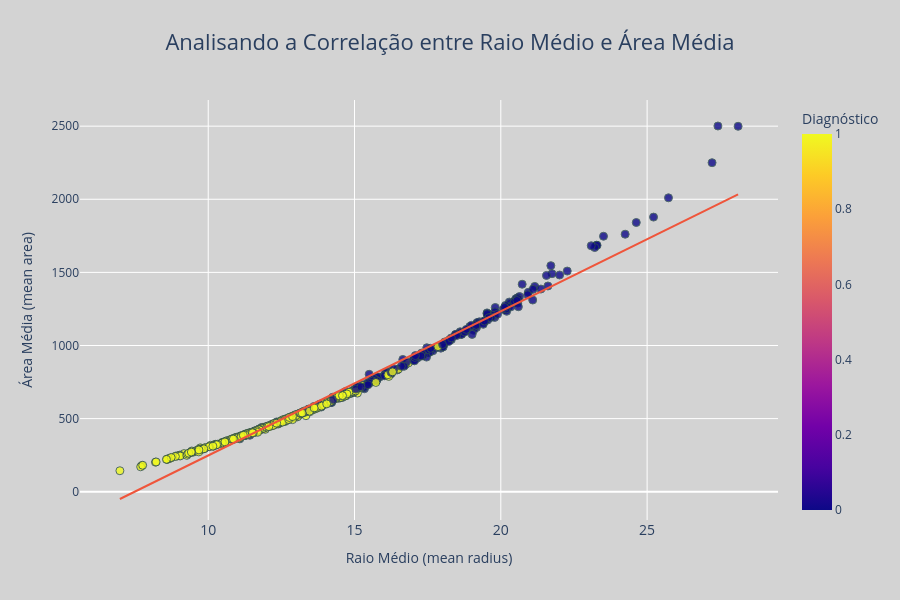

Notebook cell for this chart:
### Code cell
fig = px.scatter(
    df_cancer,
    x='mean radius',
    y='mean area',
    color='target',
    title='Analisando a Correlação entre Raio Médio e Área Média',
    trendline='ols', # Adicionar reta de tendência para visualizar a correlação
    color_discrete_map={0:'#1f77b4', 1:'#d62728'},
    labels={
        'target': 'Diagnóstico',
        'x': 'Raio Médio (mean radius)',
        'y': 'Área Média (mean area)'
    },
    height=600
)

# Ajustes para melhor visibilidade dos pontos
fig.update_traces(
    marker=dict(size=8, opacity=0.8, line=dict(width=1, color='DarkSlateGrey')),
    selector=dict(mode='markers')
)

fig.update_layout(
    plot_bgcolor='rgba(0,0,0,0)', # Torna o fundo da área do gráfico (onde as barras estão) transparente
    paper_bgcolor='lightgray', # Define a cor do fundo da página/janela
    title_x=0.5, # Centraliza o título principal horizontalmente (0.5 = 50% da largura)
    title_font_size=22, # Use o valor que desejar (padrão é geralmente 18)
    showlegend=True            
)

fig.update_xaxes(tickfont_size=14, title_text='Raio Médio (mean radius)') # Define o tamanho da fonte dos ticks do eixo X
fig.update_yaxes(tickfont_size=12, automargin=True, title_text='Área Média (mean area)') # Ajusta automaticamente a margem do eixo Y para evitar cortes de rótulos
fig.show()

### Figure 1 — Plotly figure (JSON) as saved in the notebook; plotly's stock layout.template omitted (floating-point values rounded to 4 significant figures; data arrays with more than 128 entries replaced by an {"elided": "..."} marker saying what was removed)
{"data": [{"hovertemplate": "mean radius=%{x}<br>mean area=%{y}<br>Diagnóstico=%{marker.color}<extra></extra>", "legendgroup": "", "marker": {"color": {"elided": "569 int values"}, "coloraxis": "coloraxis", "line": {"color": "DarkSlateGrey", "width": 1}, "opacity": 0.8, "size": 8, "symbol": "circle"}, "mode": "markers", "name": "", "orientation": "v", "showlegend": false, "type": "scatter", "x": {"elided": "569 float values"}, "xaxis": "x", "y": {"elided": "569 float values"}, "yaxis": "y"}, {"hovertemplate": "<b>OLS trendline</b><br>mean area = 98.5982 * mean radius + -738.037<br>R<sup>2</sup>=0.974874<br><br>mean radius=%{x}<br>mean area=%{y} <b>(trend)</b><extra></extra>", "legendgroup": "", "marker": {"symbol": "circle"}, "mode": "lines", "name": "", "showlegend": false, "type": "scatter", "x": {"elided": "569 float values"}, "xaxis": "x", "y": {"elided": "569 float values"}, "yaxis": "y"}], "layout": {"coloraxis": {"colorbar": {"title": {"text": "Diagnóstico"}}, "colorscale": [[0, "#0d0887"], [0.1111, "#46039f"], [0.2222, "#7201a8"], [0.3333, "#9c179e"], [0.4444, "#bd3786"], [0.5556, "#d8576b"], [0.6667, "#ed7953"], [0.7778, "#fb9f3a"], [0.8889, "#fdca26"], [1, "#f0f921"]]}, "height": 600, "legend": {"tracegroupgap": 0}, "paper_bgcolor": "lightgray", "plot_bgcolor": "rgba(0,0,0,0)", "showlegend": true, "title": {"font": {"size": 22}, "text": "Analisando a Correlação entre Raio Médio e Área Média", "x": 0.5}, "xaxis": {"anchor": "y", "domain": [0, 1], "tickfont": {"size": 14}, "title": {"text": "Raio Médio (mean radius)"}}, "yaxis": {"anchor": "x", "automargin": true, "domain": [0, 1], "tickfont": {"size": 12}, "title": {"text": "Área Média (mean area)"}}}}
